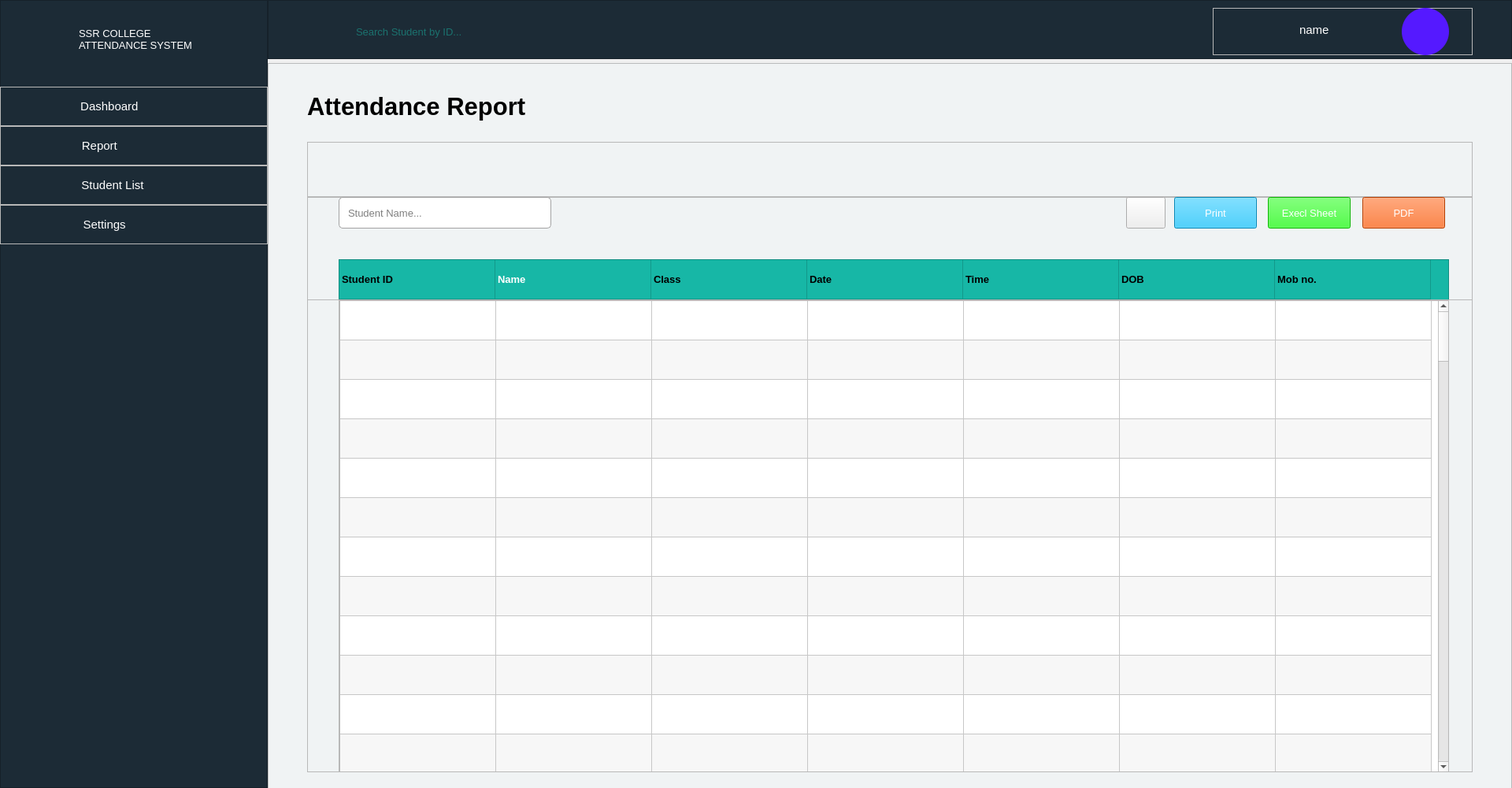
<?xml version="1.0" encoding="UTF-8"?>
<ui version="4.0">
 <class>home</class>
 <widget class="QMainWindow" name="home">
  <property name="geometry">
   <rect>
    <x>0</x>
    <y>0</y>
    <width>1920</width>
    <height>1000</height>
   </rect>
  </property>
  <property name="windowTitle">
   <string>MainWindow</string>
  </property>
  <property name="styleSheet">
   <string notr="true">QFrame#left_nav,QFrame#top_nav{
background-color: #1C2B36;
}
QPushButton{
color:rgb(255, 255, 255);
}
QFrame#b1:hover,QFrame#b2:hover,QFrame#b3:hover,QFrame#b4:hover,QFrame#b5:hover{
background-color: #219E91;
color:rgb(255, 255, 255);
}
QFrame#main{
background-color: rgb(240, 243, 244);
}

QLineEdit#Search_bar{
background-color: #1C2B36;
color:#17B7A6;
border:0%;
}
QFrame#name_find,
QFrame#name_find_2,
QFrame#name_find_3,
QFrame#name_find_4,
QFrame#name_find_5,
QFrame#name_find_6,
QFrame#name_find_7,
QFrame#name_find_8{
background-color: rgb(255, 255, 255);
border : 1px solid rgb(163, 163, 163);
border-radius : 5px;
}
QLineEdit#std_name_find{
border : 0%;
}</string>
  </property>
  <widget class="QWidget" name="centralwidget">
   <widget class="QFrame" name="left_nav">
    <property name="geometry">
     <rect>
      <x>0</x>
      <y>0</y>
      <width>340</width>
      <height>1000</height>
     </rect>
    </property>
    <property name="styleSheet">
     <string notr="true"/>
    </property>
    <property name="frameShape">
     <enum>QFrame::StyledPanel</enum>
    </property>
    <property name="frameShadow">
     <enum>QFrame::Raised</enum>
    </property>
    <widget class="QFrame" name="b1">
     <property name="geometry">
      <rect>
       <x>0</x>
       <y>110</y>
       <width>340</width>
       <height>50</height>
      </rect>
     </property>
     <property name="styleSheet">
      <string notr="true"/>
     </property>
     <property name="frameShape">
      <enum>QFrame::StyledPanel</enum>
     </property>
     <property name="frameShadow">
      <enum>QFrame::Raised</enum>
     </property>
     <widget class="QPushButton" name="btn1">
      <property name="geometry">
       <rect>
        <x>0</x>
        <y>0</y>
        <width>340</width>
        <height>50</height>
       </rect>
      </property>
      <property name="font">
       <font>
        <pointsize>11</pointsize>
       </font>
      </property>
      <property name="focusPolicy">
       <enum>Qt::WheelFocus</enum>
      </property>
      <property name="text">
       <string>     Dashboard                    </string>
      </property>
      <property name="icon">
       <iconset>
        <normaloff>icons/white/home.png</normaloff>icons/white/home.png</iconset>
      </property>
      <property name="default">
       <bool>true</bool>
      </property>
      <property name="flat">
       <bool>true</bool>
      </property>
     </widget>
    </widget>
    <widget class="QFrame" name="b2">
     <property name="geometry">
      <rect>
       <x>0</x>
       <y>160</y>
       <width>340</width>
       <height>50</height>
      </rect>
     </property>
     <property name="styleSheet">
      <string notr="true"/>
     </property>
     <property name="frameShape">
      <enum>QFrame::StyledPanel</enum>
     </property>
     <property name="frameShadow">
      <enum>QFrame::Raised</enum>
     </property>
     <widget class="QPushButton" name="btn2">
      <property name="geometry">
       <rect>
        <x>0</x>
        <y>0</y>
        <width>340</width>
        <height>50</height>
       </rect>
      </property>
      <property name="font">
       <font>
        <pointsize>11</pointsize>
       </font>
      </property>
      <property name="focusPolicy">
       <enum>Qt::WheelFocus</enum>
      </property>
      <property name="text">
       <string>     Report                          </string>
      </property>
      <property name="icon">
       <iconset>
        <normaloff>icons/white/attendance.png</normaloff>icons/white/attendance.png</iconset>
      </property>
      <property name="default">
       <bool>true</bool>
      </property>
      <property name="flat">
       <bool>true</bool>
      </property>
     </widget>
    </widget>
    <widget class="QFrame" name="b3">
     <property name="geometry">
      <rect>
       <x>0</x>
       <y>210</y>
       <width>340</width>
       <height>50</height>
      </rect>
     </property>
     <property name="styleSheet">
      <string notr="true"/>
     </property>
     <property name="frameShape">
      <enum>QFrame::StyledPanel</enum>
     </property>
     <property name="frameShadow">
      <enum>QFrame::Raised</enum>
     </property>
     <widget class="QPushButton" name="btn3">
      <property name="geometry">
       <rect>
        <x>0</x>
        <y>0</y>
        <width>340</width>
        <height>50</height>
       </rect>
      </property>
      <property name="font">
       <font>
        <pointsize>11</pointsize>
       </font>
      </property>
      <property name="text">
       <string>     Student List                  </string>
      </property>
      <property name="icon">
       <iconset>
        <normaloff>icons/white/student.png</normaloff>icons/white/student.png</iconset>
      </property>
      <property name="default">
       <bool>true</bool>
      </property>
      <property name="flat">
       <bool>true</bool>
      </property>
     </widget>
    </widget>
    <widget class="QFrame" name="b4">
     <property name="geometry">
      <rect>
       <x>0</x>
       <y>260</y>
       <width>340</width>
       <height>50</height>
      </rect>
     </property>
     <property name="styleSheet">
      <string notr="true"/>
     </property>
     <property name="frameShape">
      <enum>QFrame::StyledPanel</enum>
     </property>
     <property name="frameShadow">
      <enum>QFrame::Raised</enum>
     </property>
     <widget class="QPushButton" name="btn4">
      <property name="geometry">
       <rect>
        <x>0</x>
        <y>0</y>
        <width>340</width>
        <height>50</height>
       </rect>
      </property>
      <property name="font">
       <font>
        <pointsize>11</pointsize>
       </font>
      </property>
      <property name="text">
       <string>     Settings                       </string>
      </property>
      <property name="icon">
       <iconset>
        <normaloff>icons/white/setting.png</normaloff>icons/white/setting.png</iconset>
      </property>
      <property name="default">
       <bool>true</bool>
      </property>
      <property name="flat">
       <bool>true</bool>
      </property>
     </widget>
    </widget>
    <widget class="QLabel" name="college_name">
     <property name="geometry">
      <rect>
       <x>100</x>
       <y>0</y>
       <width>240</width>
       <height>100</height>
      </rect>
     </property>
     <property name="font">
      <font>
       <pointsize>10</pointsize>
      </font>
     </property>
     <property name="styleSheet">
      <string notr="true">color: #ffffff;</string>
     </property>
     <property name="text">
      <string>SSR COLLEGE 
ATTENDANCE SYSTEM</string>
     </property>
    </widget>
    <widget class="QLabel" name="label">
     <property name="geometry">
      <rect>
       <x>20</x>
       <y>20</y>
       <width>60</width>
       <height>60</height>
      </rect>
     </property>
     <property name="text">
      <string/>
     </property>
     <property name="pixmap">
      <pixmap>img/college_Logo.png</pixmap>
     </property>
     <property name="scaledContents">
      <bool>true</bool>
     </property>
    </widget>
   </widget>
   <widget class="QFrame" name="top_nav">
    <property name="geometry">
     <rect>
      <x>340</x>
      <y>0</y>
      <width>1580</width>
      <height>75</height>
     </rect>
    </property>
    <property name="styleSheet">
     <string notr="true"/>
    </property>
    <property name="frameShape">
     <enum>QFrame::StyledPanel</enum>
    </property>
    <property name="frameShadow">
     <enum>QFrame::Raised</enum>
    </property>
    <widget class="QLineEdit" name="Search_bar">
     <property name="geometry">
      <rect>
       <x>110</x>
       <y>25</y>
       <width>221</width>
       <height>30</height>
      </rect>
     </property>
     <property name="font">
      <font>
       <pointsize>10</pointsize>
      </font>
     </property>
     <property name="placeholderText">
      <string>Search Student by ID...</string>
     </property>
    </widget>
    <widget class="QPushButton" name="search">
     <property name="geometry">
      <rect>
       <x>50</x>
       <y>30</y>
       <width>25</width>
       <height>25</height>
      </rect>
     </property>
     <property name="text">
      <string/>
     </property>
     <property name="icon">
      <iconset>
       <normaloff>icons/white/find.png</normaloff>icons/white/find.png</iconset>
     </property>
     <property name="iconSize">
      <size>
       <width>25</width>
       <height>25</height>
      </size>
     </property>
     <property name="default">
      <bool>true</bool>
     </property>
     <property name="flat">
      <bool>true</bool>
     </property>
    </widget>
    <widget class="QFrame" name="profile">
     <property name="geometry">
      <rect>
       <x>1200</x>
       <y>10</y>
       <width>330</width>
       <height>60</height>
      </rect>
     </property>
     <property name="styleSheet">
      <string notr="true"/>
     </property>
     <property name="frameShape">
      <enum>QFrame::StyledPanel</enum>
     </property>
     <property name="frameShadow">
      <enum>QFrame::Raised</enum>
     </property>
     <widget class="QLabel" name="label_2">
      <property name="geometry">
       <rect>
        <x>240</x>
        <y>0</y>
        <width>60</width>
        <height>60</height>
       </rect>
      </property>
      <property name="styleSheet">
       <string notr="true">background-color: rgb(85, 25, 255);
border-radius: 30%;</string>
      </property>
      <property name="text">
       <string/>
      </property>
      <property name="pixmap">
       <pixmap>icons/profile.png</pixmap>
      </property>
      <property name="scaledContents">
       <bool>true</bool>
      </property>
     </widget>
     <widget class="QLabel" name="name">
      <property name="geometry">
       <rect>
        <x>110</x>
        <y>13</y>
        <width>121</width>
        <height>30</height>
       </rect>
      </property>
      <property name="font">
       <font>
        <pointsize>11</pointsize>
       </font>
      </property>
      <property name="styleSheet">
       <string notr="true">color:#ffffff;</string>
      </property>
      <property name="text">
       <string>name </string>
      </property>
     </widget>
    </widget>
   </widget>
   <widget class="QFrame" name="main">
    <property name="geometry">
     <rect>
      <x>340</x>
      <y>80</y>
      <width>1580</width>
      <height>925</height>
     </rect>
    </property>
    <property name="font">
     <font>
      <pointsize>1</pointsize>
     </font>
    </property>
    <property name="frameShape">
     <enum>QFrame::StyledPanel</enum>
    </property>
    <property name="frameShadow">
     <enum>QFrame::Raised</enum>
    </property>
    <widget class="QLabel" name="main_title">
     <property name="geometry">
      <rect>
       <x>50</x>
       <y>30</y>
       <width>360</width>
       <height>50</height>
      </rect>
     </property>
     <property name="font">
      <font>
       <family>MS UI Gothic</family>
       <pointsize>23</pointsize>
       <weight>75</weight>
       <bold>true</bold>
       <strikeout>false</strikeout>
      </font>
     </property>
     <property name="text">
      <string>Attendance Report</string>
     </property>
    </widget>
    <widget class="QFrame" name="student_detail">
     <property name="geometry">
      <rect>
       <x>50</x>
       <y>100</y>
       <width>1480</width>
       <height>800</height>
      </rect>
     </property>
     <property name="frameShape">
      <enum>QFrame::StyledPanel</enum>
     </property>
     <property name="frameShadow">
      <enum>QFrame::Raised</enum>
     </property>
     <widget class="QFrame" name="std_top">
      <property name="geometry">
       <rect>
        <x>0</x>
        <y>0</y>
        <width>1480</width>
        <height>70</height>
       </rect>
      </property>
      <property name="frameShape">
       <enum>QFrame::StyledPanel</enum>
      </property>
      <property name="frameShadow">
       <enum>QFrame::Raised</enum>
      </property>
     </widget>
     <widget class="QFrame" name="std_mid">
      <property name="geometry">
       <rect>
        <x>0</x>
        <y>70</y>
        <width>1480</width>
        <height>131</height>
       </rect>
      </property>
      <property name="frameShape">
       <enum>QFrame::StyledPanel</enum>
      </property>
      <property name="frameShadow">
       <enum>QFrame::Raised</enum>
      </property>
      <widget class="QFrame" name="name_find">
       <property name="geometry">
        <rect>
         <x>40</x>
         <y>0</y>
         <width>270</width>
         <height>40</height>
        </rect>
       </property>
       <property name="frameShape">
        <enum>QFrame::StyledPanel</enum>
       </property>
       <property name="frameShadow">
        <enum>QFrame::Raised</enum>
       </property>
       <widget class="QLineEdit" name="std_name_find">
        <property name="geometry">
         <rect>
          <x>10</x>
          <y>5</y>
          <width>221</width>
          <height>30</height>
         </rect>
        </property>
        <property name="font">
         <font>
          <pointsize>10</pointsize>
         </font>
        </property>
        <property name="placeholderText">
         <string>Student Name...</string>
        </property>
       </widget>
       <widget class="QPushButton" name="search_2">
        <property name="geometry">
         <rect>
          <x>238</x>
          <y>10</y>
          <width>25</width>
          <height>25</height>
         </rect>
        </property>
        <property name="text">
         <string/>
        </property>
        <property name="icon">
         <iconset>
          <normaloff>icons/search.png</normaloff>icons/search.png</iconset>
        </property>
        <property name="iconSize">
         <size>
          <width>25</width>
          <height>25</height>
         </size>
        </property>
        <property name="default">
         <bool>true</bool>
        </property>
        <property name="flat">
         <bool>true</bool>
        </property>
       </widget>
      </widget>
      <widget class="QFrame" name="name_find_5">
       <property name="geometry">
        <rect>
         <x>40</x>
         <y>79</y>
         <width>1410</width>
         <height>51</height>
        </rect>
       </property>
       <property name="styleSheet">
        <string notr="true">background-color: rgb(23, 183, 166);</string>
       </property>
       <property name="frameShape">
        <enum>QFrame::StyledPanel</enum>
       </property>
       <property name="frameShadow">
        <enum>QFrame::Raised</enum>
       </property>
       <widget class="QTableWidget" name="tableWidget_2">
        <property name="geometry">
         <rect>
          <x>0</x>
          <y>0</y>
          <width>1410</width>
          <height>600</height>
         </rect>
        </property>
        <property name="styleSheet">
         <string notr="true"/>
        </property>
        <property name="editTriggers">
         <set>QAbstractItemView::NoEditTriggers</set>
        </property>
        <property name="alternatingRowColors">
         <bool>true</bool>
        </property>
        <property name="showGrid">
         <bool>true</bool>
        </property>
        <property name="rowCount">
         <number>2</number>
        </property>
        <property name="columnCount">
         <number>7</number>
        </property>
        <attribute name="horizontalHeaderVisible">
         <bool>false</bool>
        </attribute>
        <attribute name="horizontalHeaderDefaultSectionSize">
         <number>198</number>
        </attribute>
        <attribute name="verticalHeaderVisible">
         <bool>false</bool>
        </attribute>
        <attribute name="verticalHeaderDefaultSectionSize">
         <number>50</number>
        </attribute>
        <row/>
        <row/>
        <column/>
        <column/>
        <column/>
        <column/>
        <column/>
        <column/>
        <column/>
        <item row="0" column="0">
         <property name="text">
          <string>Student ID</string>
         </property>
         <property name="toolTip">
          <string/>
         </property>
         <property name="whatsThis">
          <string/>
         </property>
         <property name="font">
          <font>
           <pointsize>10</pointsize>
           <weight>75</weight>
           <bold>true</bold>
          </font>
         </property>
         <property name="foreground">
          <brush brushstyle="NoBrush">
           <color alpha="255">
            <red>255</red>
            <green>255</green>
            <blue>255</blue>
           </color>
          </brush>
         </property>
         <property name="flags">
          <set>ItemIsDragEnabled|ItemIsUserCheckable|ItemIsEnabled</set>
         </property>
        </item>
        <item row="0" column="1">
         <property name="text">
          <string>Name</string>
         </property>
         <property name="font">
          <font>
           <pointsize>10</pointsize>
           <weight>75</weight>
           <bold>true</bold>
          </font>
         </property>
         <property name="foreground">
          <brush brushstyle="HorPattern">
           <color alpha="255">
            <red>255</red>
            <green>255</green>
            <blue>255</blue>
           </color>
          </brush>
         </property>
        </item>
        <item row="0" column="2">
         <property name="text">
          <string>Class</string>
         </property>
         <property name="font">
          <font>
           <pointsize>10</pointsize>
           <weight>75</weight>
           <bold>true</bold>
          </font>
         </property>
         <property name="foreground">
          <brush brushstyle="NoBrush">
           <color alpha="255">
            <red>255</red>
            <green>255</green>
            <blue>255</blue>
           </color>
          </brush>
         </property>
        </item>
        <item row="0" column="3">
         <property name="text">
          <string>Date</string>
         </property>
         <property name="font">
          <font>
           <pointsize>10</pointsize>
           <weight>75</weight>
           <bold>true</bold>
          </font>
         </property>
         <property name="foreground">
          <brush brushstyle="NoBrush">
           <color alpha="255">
            <red>255</red>
            <green>255</green>
            <blue>255</blue>
           </color>
          </brush>
         </property>
        </item>
        <item row="0" column="4">
         <property name="text">
          <string>Time</string>
         </property>
         <property name="font">
          <font>
           <pointsize>10</pointsize>
           <weight>75</weight>
           <bold>true</bold>
          </font>
         </property>
         <property name="foreground">
          <brush brushstyle="NoBrush">
           <color alpha="255">
            <red>255</red>
            <green>255</green>
            <blue>255</blue>
           </color>
          </brush>
         </property>
        </item>
        <item row="0" column="5">
         <property name="text">
          <string>DOB</string>
         </property>
         <property name="font">
          <font>
           <pointsize>10</pointsize>
           <weight>75</weight>
           <bold>true</bold>
          </font>
         </property>
         <property name="background">
          <brush brushstyle="NoBrush">
           <color alpha="255">
            <red>0</red>
            <green>0</green>
            <blue>0</blue>
           </color>
          </brush>
         </property>
         <property name="foreground">
          <brush brushstyle="NoBrush">
           <color alpha="255">
            <red>255</red>
            <green>255</green>
            <blue>255</blue>
           </color>
          </brush>
         </property>
        </item>
        <item row="0" column="6">
         <property name="text">
          <string>Mob no.</string>
         </property>
         <property name="font">
          <font>
           <pointsize>10</pointsize>
           <weight>75</weight>
           <bold>true</bold>
          </font>
         </property>
         <property name="foreground">
          <brush brushstyle="NoBrush">
           <color alpha="255">
            <red>255</red>
            <green>255</green>
            <blue>255</blue>
           </color>
          </brush>
         </property>
        </item>
        <item row="1" column="0">
         <property name="text">
          <string/>
         </property>
        </item>
       </widget>
      </widget>
      <widget class="QFrame" name="name_find_6">
       <property name="geometry">
        <rect>
         <x>1340</x>
         <y>0</y>
         <width>105</width>
         <height>40</height>
        </rect>
       </property>
       <property name="frameShape">
        <enum>QFrame::StyledPanel</enum>
       </property>
       <property name="frameShadow">
        <enum>QFrame::Raised</enum>
       </property>
       <widget class="QPushButton" name="pushButton_3">
        <property name="geometry">
         <rect>
          <x>0</x>
          <y>0</y>
          <width>105</width>
          <height>40</height>
         </rect>
        </property>
        <property name="font">
         <font>
          <pointsize>10</pointsize>
         </font>
        </property>
        <property name="styleSheet">
         <string notr="true">
background-color: rgb(255, 85, 0);</string>
        </property>
        <property name="text">
         <string>PDF</string>
        </property>
       </widget>
      </widget>
      <widget class="QFrame" name="name_find_7">
       <property name="geometry">
        <rect>
         <x>1220</x>
         <y>0</y>
         <width>105</width>
         <height>40</height>
        </rect>
       </property>
       <property name="frameShape">
        <enum>QFrame::StyledPanel</enum>
       </property>
       <property name="frameShadow">
        <enum>QFrame::Raised</enum>
       </property>
       <widget class="QPushButton" name="pushButton_2">
        <property name="geometry">
         <rect>
          <x>0</x>
          <y>0</y>
          <width>105</width>
          <height>40</height>
         </rect>
        </property>
        <property name="font">
         <font>
          <pointsize>10</pointsize>
         </font>
        </property>
        <property name="styleSheet">
         <string notr="true">background-color: rgb(12, 255, 0);</string>
        </property>
        <property name="text">
         <string>Execl Sheet</string>
        </property>
       </widget>
      </widget>
      <widget class="QFrame" name="name_find_8">
       <property name="geometry">
        <rect>
         <x>1101</x>
         <y>0</y>
         <width>105</width>
         <height>40</height>
        </rect>
       </property>
       <property name="frameShape">
        <enum>QFrame::StyledPanel</enum>
       </property>
       <property name="frameShadow">
        <enum>QFrame::Raised</enum>
       </property>
       <widget class="QPushButton" name="pushButton">
        <property name="geometry">
         <rect>
          <x>0</x>
          <y>0</y>
          <width>105</width>
          <height>40</height>
         </rect>
        </property>
        <property name="font">
         <font>
          <pointsize>10</pointsize>
         </font>
        </property>
        <property name="styleSheet">
         <string notr="true">background-color: rgb(7, 189, 255);</string>
        </property>
        <property name="text">
         <string>Print</string>
        </property>
       </widget>
      </widget>
      <widget class="QPushButton" name="pushButton_4">
       <property name="geometry">
        <rect>
         <x>1040</x>
         <y>0</y>
         <width>50</width>
         <height>40</height>
        </rect>
       </property>
       <property name="styleSheet">
        <string notr="true"/>
       </property>
       <property name="text">
        <string/>
       </property>
       <property name="icon">
        <iconset>
         <normaloff>icons/sync.png</normaloff>icons/sync.png</iconset>
       </property>
      </widget>
     </widget>
     <widget class="QScrollArea" name="scrollArea">
      <property name="geometry">
       <rect>
        <x>40</x>
        <y>200</y>
        <width>1410</width>
        <height>600</height>
       </rect>
      </property>
      <property name="widgetResizable">
       <bool>true</bool>
      </property>
      <widget class="QWidget" name="scrollAreaWidgetContents">
       <property name="geometry">
        <rect>
         <x>0</x>
         <y>0</y>
         <width>1408</width>
         <height>598</height>
        </rect>
       </property>
       <property name="styleSheet">
        <string notr="true">QFrame#th{
background-color: rgb(23, 183, 166);
}</string>
       </property>
       <widget class="QTableWidget" name="tableWidget">
        <property name="geometry">
         <rect>
          <x>0</x>
          <y>0</y>
          <width>1410</width>
          <height>600</height>
         </rect>
        </property>
        <property name="editTriggers">
         <set>QAbstractItemView::NoEditTriggers</set>
        </property>
        <property name="alternatingRowColors">
         <bool>true</bool>
        </property>
        <property name="showGrid">
         <bool>true</bool>
        </property>
        <property name="rowCount">
         <number>100</number>
        </property>
        <property name="columnCount">
         <number>7</number>
        </property>
        <attribute name="horizontalHeaderVisible">
         <bool>false</bool>
        </attribute>
        <attribute name="horizontalHeaderCascadingSectionResizes">
         <bool>false</bool>
        </attribute>
        <attribute name="horizontalHeaderDefaultSectionSize">
         <number>198</number>
        </attribute>
        <attribute name="horizontalHeaderHighlightSections">
         <bool>true</bool>
        </attribute>
        <attribute name="horizontalHeaderMinimumSectionSize">
         <number>50</number>
        </attribute>
        <attribute name="verticalHeaderVisible">
         <bool>false</bool>
        </attribute>
        <attribute name="verticalHeaderDefaultSectionSize">
         <number>50</number>
        </attribute>
        <row/>
        <row/>
        <row/>
        <row/>
        <row/>
        <row/>
        <row/>
        <row/>
        <row/>
        <row/>
        <row/>
        <row/>
        <row/>
        <row/>
        <row/>
        <row/>
        <row/>
        <row/>
        <row/>
        <row/>
        <row/>
        <row/>
        <row/>
        <row/>
        <row/>
        <row/>
        <row/>
        <row/>
        <row/>
        <row/>
        <row/>
        <row/>
        <row/>
        <row/>
        <row/>
        <row/>
        <row/>
        <row/>
        <row/>
        <row/>
        <row/>
        <row/>
        <row/>
        <row/>
        <row/>
        <row/>
        <row/>
        <row/>
        <row/>
        <row/>
        <row/>
        <row/>
        <row/>
        <row/>
        <row/>
        <row/>
        <row/>
        <row/>
        <row/>
        <row/>
        <row/>
        <row/>
        <row/>
        <row/>
        <row/>
        <row/>
        <row/>
        <row/>
        <row/>
        <row/>
        <row/>
        <row/>
        <row/>
        <row/>
        <row/>
        <row/>
        <row/>
        <row/>
        <row/>
        <row/>
        <row/>
        <row/>
        <row/>
        <row/>
        <row/>
        <row/>
        <row/>
        <row/>
        <row/>
        <row/>
        <row/>
        <row/>
        <row/>
        <row/>
        <row/>
        <row/>
        <row/>
        <row/>
        <row/>
        <row/>
        <column/>
        <column/>
        <column/>
        <column/>
        <column/>
        <column/>
        <column/>
        <item row="0" column="0">
         <property name="text">
          <string/>
         </property>
         <property name="toolTip">
          <string/>
         </property>
         <property name="whatsThis">
          <string/>
         </property>
         <property name="font">
          <font>
           <pointsize>10</pointsize>
           <weight>75</weight>
           <bold>true</bold>
           <stylestrategy>PreferAntialias</stylestrategy>
          </font>
         </property>
         <property name="background">
          <brush brushstyle="SolidPattern">
           <color alpha="0">
            <red>23</red>
            <green>183</green>
            <blue>166</blue>
           </color>
          </brush>
         </property>
         <property name="foreground">
          <brush brushstyle="NoBrush">
           <color alpha="255">
            <red>0</red>
            <green>0</green>
            <blue>0</blue>
           </color>
          </brush>
         </property>
         <property name="flags">
          <set>ItemIsDragEnabled|ItemIsUserCheckable|ItemIsEnabled</set>
         </property>
        </item>
        <item row="0" column="1">
         <property name="text">
          <string/>
         </property>
         <property name="background">
          <brush brushstyle="NoBrush">
           <color alpha="255">
            <red>23</red>
            <green>183</green>
            <blue>166</blue>
           </color>
          </brush>
         </property>
         <property name="foreground">
          <brush brushstyle="HorPattern">
           <color alpha="255">
            <red>0</red>
            <green>0</green>
            <blue>0</blue>
           </color>
          </brush>
         </property>
        </item>
        <item row="0" column="2">
         <property name="text">
          <string/>
         </property>
        </item>
        <item row="0" column="3">
         <property name="text">
          <string/>
         </property>
        </item>
        <item row="0" column="4">
         <property name="text">
          <string/>
         </property>
        </item>
        <item row="1" column="0">
         <property name="text">
          <string/>
         </property>
        </item>
       </widget>
      </widget>
     </widget>
    </widget>
   </widget>
  </widget>
 </widget>
 <resources/>
 <connections/>
</ui>
